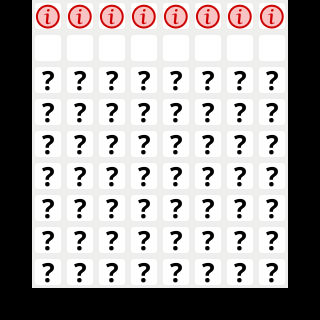

A level layout from a 2D game, rendered from its tile map. Below: a short description, then the map file with its tile-grid data intact:
An orthogonal 10x10 tile map with 32x32 px tiles, 1 tile layer (Calque de Tuiles 1).

<map version="1.5" tiledversion="1.7.0" orientation="orthogonal" renderorder="right-down" width="10" height="10" tilewidth="32" tileheight="32" infinite="0" nextlayerid="4" nextobjectid="2">
 <editorsettings>
  <export target="lvl4.csv" format="csv" />
 </editorsettings>
 <tileset firstgid="1" source="vbot_tilemap.tsx" />
 <layer id="1" name="Calque de Tuiles 1" width="10" height="10">
  <data encoding="csv">
4,6,6,6,6,6,6,6,6,4,
4,1,1,1,1,1,1,1,1,4,
4,5,5,5,5,5,5,5,5,4,
4,5,5,5,5,5,5,5,5,4,
4,5,5,5,5,5,5,5,5,4,
4,5,5,5,5,5,5,5,5,4,
4,5,5,5,5,5,5,5,5,4,
4,5,5,5,5,5,5,5,5,4,
4,5,5,5,5,5,5,5,5,4,
4,4,4,4,4,4,4,4,4,4
</data>
 </layer>
</map>
